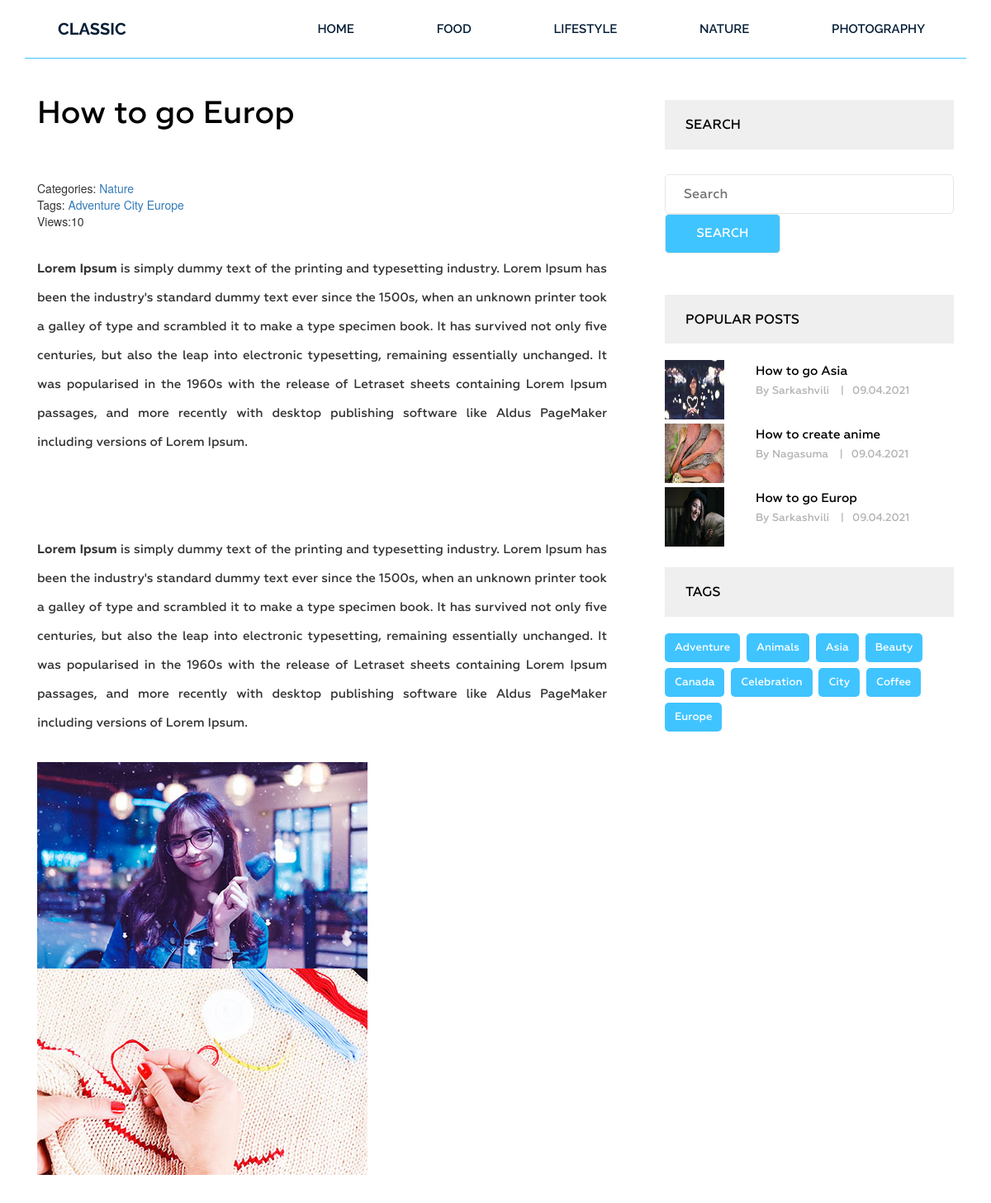
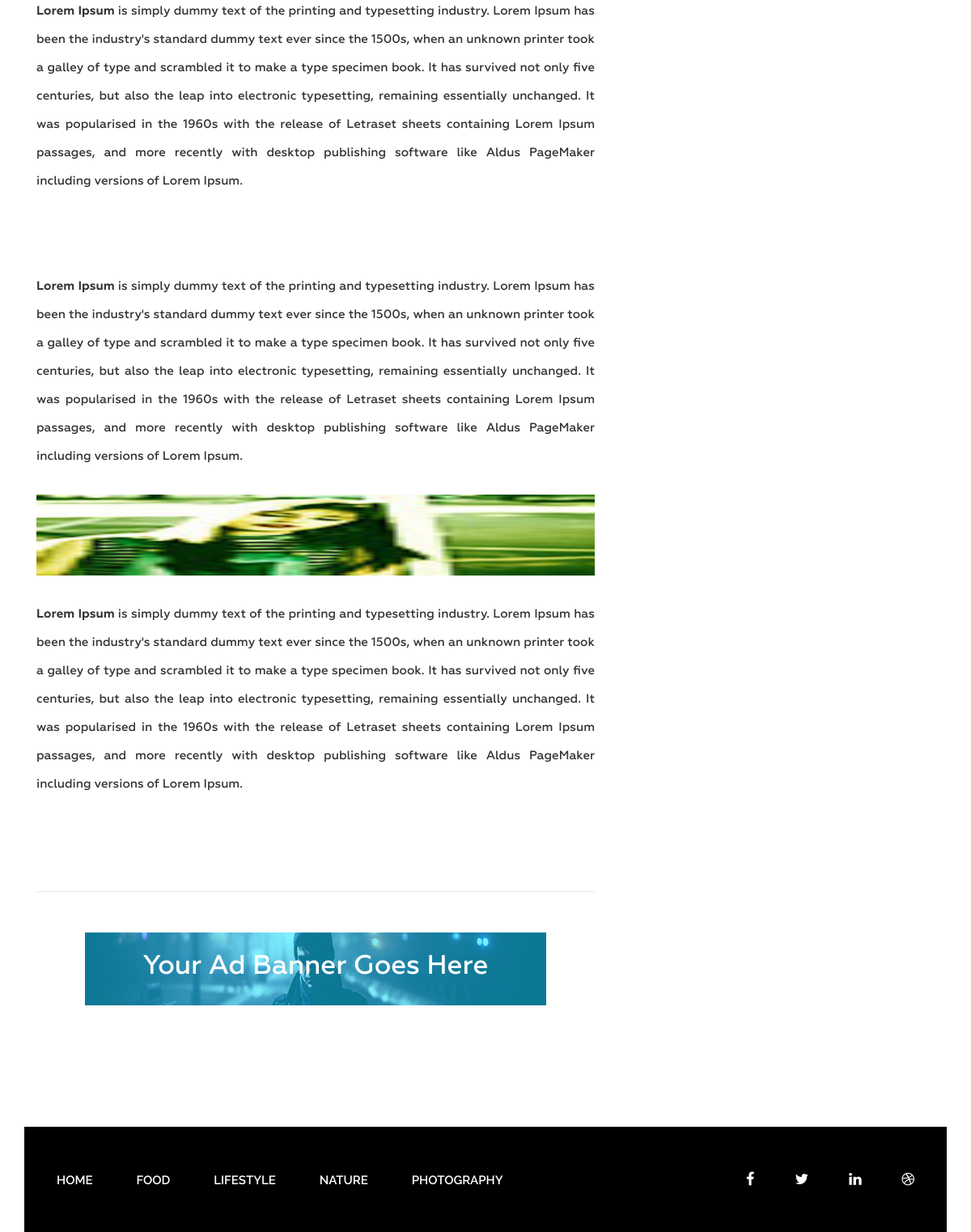
/post/how-to-go-europ/, run on the app's committed database (2 pictures, top to bottom).
### blog/models.py (models this page shows, shortened)
class Category(models.Model):
    title = models.CharField(max_length=255)
    slug = models.SlugField(max_length=255, verbose_name='url',unique=True)
    def __str__(self):
        return self.title
    def get_absolute_url(self):
        return reverse('category',kwargs={"slug": self.slug})
    class Meta:
        ordering=['title']

class Post(models.Model):
    title = models.CharField(max_length=255)
    slug = models.SlugField(max_length=255, verbose_name='url',unique=True)
    author = models.CharField(max_length=255)
    content = models.TextField(blank=True)
    created_at = models.DateTimeField(auto_now_add=True, )
    photo = models.ImageField(upload_to='photos/%Y/%m/%d/',blank='true')
    views =  models.IntegerField(default=0)
    category= models.ForeignKey(Category,on_delete=models.PROTECT, related_name='posts')
    tag=models.ManyToManyField(Tag,blank=True,related_name='posts')
    def get_absolute_url(self):
        return reverse('post',kwargs={"slug": self.slug})
    class Meta:
        ordering=['-created_at']

class Tag(models.Model):
    title = models.CharField(max_length=50)
    slug = models.SlugField(max_length=50, verbose_name='url',unique=True)
    def get_absolute_url(self):
        return reverse('tag',kwargs={"slug": self.slug})
    class Meta:
        ordering=['title']

### blog/views.py (the view)
# urls.py: path('post/<str:slug>/', GetPost.as_view(), name='post'),
class GetPost(DetailView):
    model=Post
    template_name = 'blog/single.html'
    context_object_name = 'post'
    def get_context_data(self, *, object_list=None, **kwargs):
        context=super().get_context_data(**kwargs)
        self.object.views= F('views') + 1
        self.object.save()
        self.object.refresh_from_db()
        return context

### blog/templatetags/menu.py (called while the page is built)
@register.inclusion_tag('blog/menu_tpl.html')
def show_menu(menu_class='menu'):
    categories=Category.objects.all()
    return {"categories":categories,"menu_class":menu_class}

### blog/templatetags/sidebar.py (called while the page is built)
@register.inclusion_tag('blog/popular_posts_tpl.html')
def get_popular(cnt=3):
    posts = Post.objects.order_by('-views')[:cnt]
    return {"posts":posts}

@register.inclusion_tag('blog/tags_tpl.html')
def get_tags():
    tags = Tag.objects.all()
    return {"tags":tags}

### blog/templates/blog/single.html (shortened to what this page needs)
{% extends 'base.html' %}
{% load static %}
{% load sidebar %}
{% block contend %}
<section class="single-blog-area">
    <div class="container">
        <div class="row">
            <div class="col-md-12">
                <div class="border-top">
                    <div class="col-md-8">
                        <div class="blog-area">
                            <div class="blog-area-part">
                                <h2>{{ post.title }}</h2>
                                <span>Categories:
                                    <a href="{{ post.category.get_absolute_url }}">{{post.category}}</a>
                                </span>
                                <br>
                                {% if post.tag.exists %}
                                <span>
                                    Tags:
                                    {% for tag in post.tag.all %}
                                    <a href="{{ tag.get_absolute_url }}">{{ tag.title }}</a>
                                    {% endfor%}
                                </span> <br>
                                {% endif%}
                                <span>Views:{{ post.views }}</span>
                                <div class="for-style">
                                    {{post.content|safe}}
                                </div>
                            </div>
                            <div class="ads-area">
                                <img src="img/ads.jpg" alt="">
                                <p>Your Ad Banner Goes Here</p>
                            </div>
                        </div>
                    </div>
                    <div class="col-md-4">
                        <div class="newsletter">
                            <h2 class="sidebar-title">Search</h2>
                            <form action="{% url 'search' %}" method="get">
                                <input type="text" name="s"  placeholder="Search">
                                <input type="submit" value="Search">
                            </form>
                        </div>
                        {% get_popular 3%}
                        {% get_tags %}
                    </div>
                </div>
            </div>
        </div>
    </div>
</section>
{% endblock %}

### templates/base.html (shortened to what this page needs)
{% load static %}
{% load cache %}
<!DOCTYPE html>
<html lang="en">
<head>
    <link rel="stylesheet" href="{% static 'css/bootstrap.css' %}">
    <link rel="stylesheet" href="{% static 'css/font-awesome.min.css' %}">
    <link rel="stylesheet" href="{% static 'css/owl.carousel.min.css' %}">
    <link rel="stylesheet" href="{% static 'css/owl.theme.default.min.css' %}">
    <link rel="stylesheet" href="{% static 'style.css' %}">
    <link rel="stylesheet" href="{% static 'responsive.css' %}">
</head>
<body>
    <div class="wrapper">
        {% cache 20 header %}
        {% include 'inc/_header.html' %}
        {% endcache %}
        {% block contend %} {% endblock %}
        {% cache 20 footer %}
        {% include 'inc/_footer.html' %}
        {% endcache %}
    </div>
</body>
</html>

### blog/templates/blog/menu_tpl.html
<div class="{{ menu_class }}">
    <ul>
        <li ><a href="{% url 'home' %}">Home</a></li>
        {% for item in categories %}
        <li><a href="{{ item.get_absolute_url }}">{{ item.title }}</a></li>
        {% endfor %}
    </ul>
</div>

### blog/templates/blog/popular_posts_tpl.html
<h2 class="sidebar-title">Popular posts</h2>
<div class="grid">
    {% for post in posts%}
    <div class="portfolio-item popular">
        <img src="{{ post.photo.url }}" height="201" alt="{{ post.title }}">
        <div class="portfolio-text">
            <h5><a href="{{ post.get_absolute_url }}">{{ post.title }}</a></h5>
            <p>By {{ post.author }} <span>|</span>{{ post.created_at|date:"d.m.Y" }}</p>
        </div>
    </div>
    {%endfor%}
</div>

### blog/templates/blog/tags_tpl.html
<div class="tags">
    <h2 class="sidebar-title">Tags</h2>
    {% for tag in tags %}
    <p><a href="{{ tag.get_absolute_url }}">{{ tag.title }}</a></p>
    {%endfor%}
</div>

### templates/inc/_footer.html
{% load menu %}
<footer class="footer">
    <div class="container">
        <div class="row">
            <div class="col-md-12">
                <div class="footer-bg">
                    <div class="row">
                        <div class="col-md-9">
                                {% show_menu 'footer-menu' %}
                        </div>
                        <div class="col-md-3">
                            <div class="footer-icon">
                                <p><a href="#"><i class="fa fa-facebook" aria-hidden="true"></i></a><a href="#"><i class="fa fa-twitter" aria-hidden="true"></i></a><a href="#"><i class="fa fa-linkedin" aria-hidden="true"></i></a><a href="#"><i class="fa fa-dribbble" aria-hidden="true"></i></a></p>
                            </div>
                        </div>
                    </div>
                </div>
            </div>
        </div>
    </div>
</footer>

### siteblog/static/style.css (style rules this page uses)
.wrapper header.header .logo h2 { margin: 0 0 0 40px; padding: 0; }
.wrapper header.header .logo h2 a { color: #061e37; font-family: "Raleway", sans-serif; font-size: 20px; font-weight: 700; text-decoration: none; line-height: 70px; padding: 22px 0; text-transform: uppercase; }
.wrapper header.header .menu { margin: 0 }
.wrapper header.header .menu ul { float: right; margin: 0; padding: 0; margin-right: 4px; }
.wrapper header.header .menu ul li { display: inline-block; list-style: outside none none; margin: 0 -4px 0 0; }
.wrapper header.header .menu ul li a { color: rgb(6, 30, 55); font-family: "Raleway", sans-serif; font-size: 15px; font-weight: 600; line-height: 70px; padding: 26px 50px; text-decoration: none; text-transform: uppercase; }
.wrapper footer.footer { height: 130px; }
.wrapper footer .footer-bg { background: #000 none repeat scroll 0 0; height: 130px; overflow: hidden; }
.wrapper footer.footer .footer-menu { margin: 0 }
.wrapper footer.footer .footer-menu ul { line-height: 130px; margin: 0; padding: 0; }
.wrapper footer.footer .footer-menu ul li { display: inline; list-style: outside none none; margin: 0; padding: 30px 0px; }
.wrapper footer.footer .footer-menu ul li a { color: #fff; font-family: "Raleway", sans-serif; font-size: 15px; font-weight: 600; line-height: 70px; margin-left: 40px; padding: 26px 10px 26px 0; text-decoration: none; text-transform: uppercase; }
.wrapper footer.footer .footer-icon p { float: right; line-height: 130px; }
.wrapper footer.footer .footer-icon p i { color: #fff; font-size: 18px; margin-right: 30px; padding: 10px; }
.single-blog-area { margin-bottom: 100px; }
.single-blog-area .border-top { border-top: 1px solid #40c4ff; }
.single-blog-area h2 { color: #010101; font-family: Geometria; font-size: 38px; font-weight: 500; margin-bottom: 60px; margin-top: 45px; }
.single-blog-area p { font-family: Geometria; font-size: 15px; font-weight: 500; line-height: 35px; position: relative; text-align: justify; }
.single-blog-area .blog-area-part p { margin-top: 30px; }
.single-blog-area .for-style { margin-bottom: 50px; }
.single-blog-area img { width: 100% }
.single-blog-area .blog-area { margin-right: 40px; }
.single-blog-area .ads-area { border-top: 1px solid #e6e6e6; margin-top: 30px; padding: 50px 0; position: relative; }
.single-blog-area .ads-area img { width: 100%; height: 90px; padding: 0 60px; }
.single-blog-area .ads-area p { color: #fff; font-family: Geometria; font-size: 33px; font-weight: 500; line-height: 150px; position: absolute; text-align: center; top: 15px; width: 100%; }
.single-blog-area form input { border: 1px solid #e6e6e6; margin: 0; padding: 12px 22px; border-radius: 5px; width: 100% }
.single-blog-area form input[placeholder] { color: #000; font-family: Geometria; font-size: 16px; font-weight: 500; }
.single-blog-area form { margin: 50px 0 0; position: relative; }
.grid .portfolio-item { margin-bottom: 30px; }
.grid .portfolio-item img { float: left; height: 72px; width: 72px; }
.single-blog-area .grid .portfolio-item .portfolio-text { margin-left: 110px; }
.single-blog-area .grid .portfolio-item .portfolio-text h5 { margin: 0 }
.single-blog-area .grid .portfolio-item .portfolio-text h5 a { color: #000; font-family: Geometria; font-size: 15px; font-weight: 500; line-height: 27px; text-decoration: none; }
.single-blog-area .grid .portfolio-item .portfolio-text p { font-family: Geometria; font-size: 13px; font-weight: 500; line-height: 20px; color: #b2b2b2; }
.single-blog-area .grid .portfolio-item .portfolio-text p span { margin: 0 10px; }
.single-blog-area h2.sidebar-title { background: #efefef none repeat scroll 0 0; color: #000; font-family: Geometria; font-size: 16px; font-weight: 500; margin-bottom: 20px; margin-top: 50px; padding: 21px 25px; text-transform: uppercase; }
.single-blog-area .tags p { background: #40c4ff none repeat scroll 0 0; border-radius: 5px; display: inline-block; font-family: Geometria; font-size: 13px; font-weight: 500; margin-right: 4px; padding: 0 12px; margin-bottom: 7px; }
.single-blog-area .tags p a { color: #fff; display: inline-block; text-decoration: none; }
.single-blog-area .newsletter form { margin: 30px 0 0; }
.single-blog-area .newsletter input[type="submit"] { width: 40%; background: #40c4ff; color: #fff; text-transform: uppercase; font-family: Geometria; font-size: 15px; font-weight: 500; }

### data on the page
Category: title "FOOD"
Category: title "LIFESTYLE"
Category: title "NATURE"
Category: title "PHOTOGRAPHY"
Post: title "How to go Europ", category "Nature", views "10", content "Lorem Ipsum is simply dummy text of the printing and typesetting industry. Lorem Ipsum has been the industry's standard dummy text ever since the 1500s, when an unknown printer took a galley of type and scrambled it to make a type specimen book. It has survived not only five centuries, but also the leap into electronic typesetting, remaining essentially unchanged. It was popularised in the 1960s with the release of Letraset sheets containing Lorem Ipsum passages, and more recently with desktop publishing software like Aldus PageMaker including versions of Lorem Ipsum. Lorem Ipsum is simply dummy text of the printing and typesetting industry. Lorem Ipsum has been the industry's standard…", content (picture), photo (picture), author "Sarkashvili", created_at "09.04.2021"
Tag: title "Adventure"
Tag: title "City"
Tag: title "Europe"
Post: photo (picture), title "How to go Asia", author "Sarkashvili", created_at "09.04.2021"
Post: photo (picture), title "How to create anime", author "Nagasuma", created_at "09.04.2021"
Tag: title "Animals"
Tag: title "Asia"
Tag: title "Beauty"
Tag: title "Canada"
Tag: title "Celebration"
Tag: title "Coffee"
